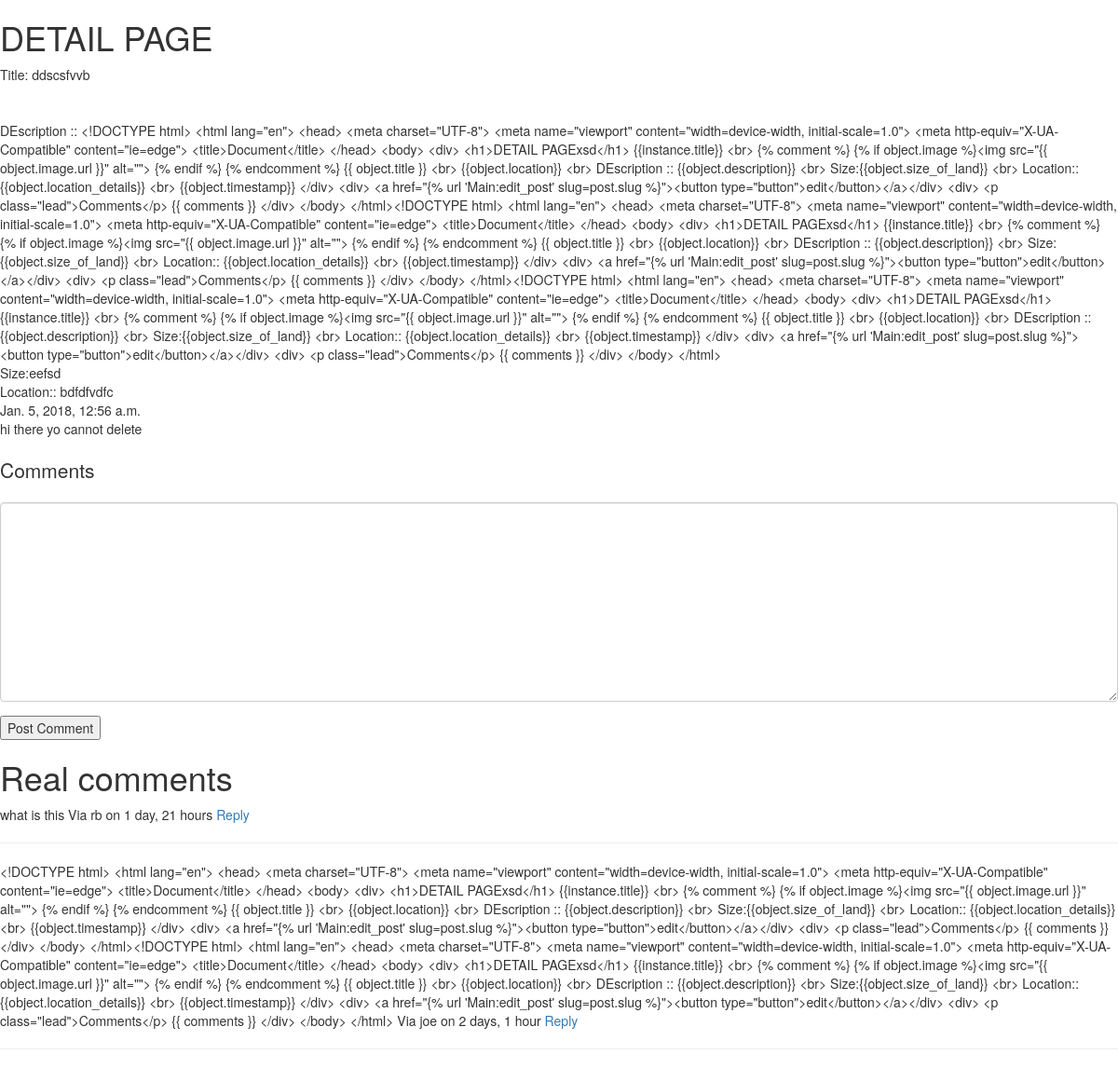
Page /ddscsfvvb/ on the earlier database version.
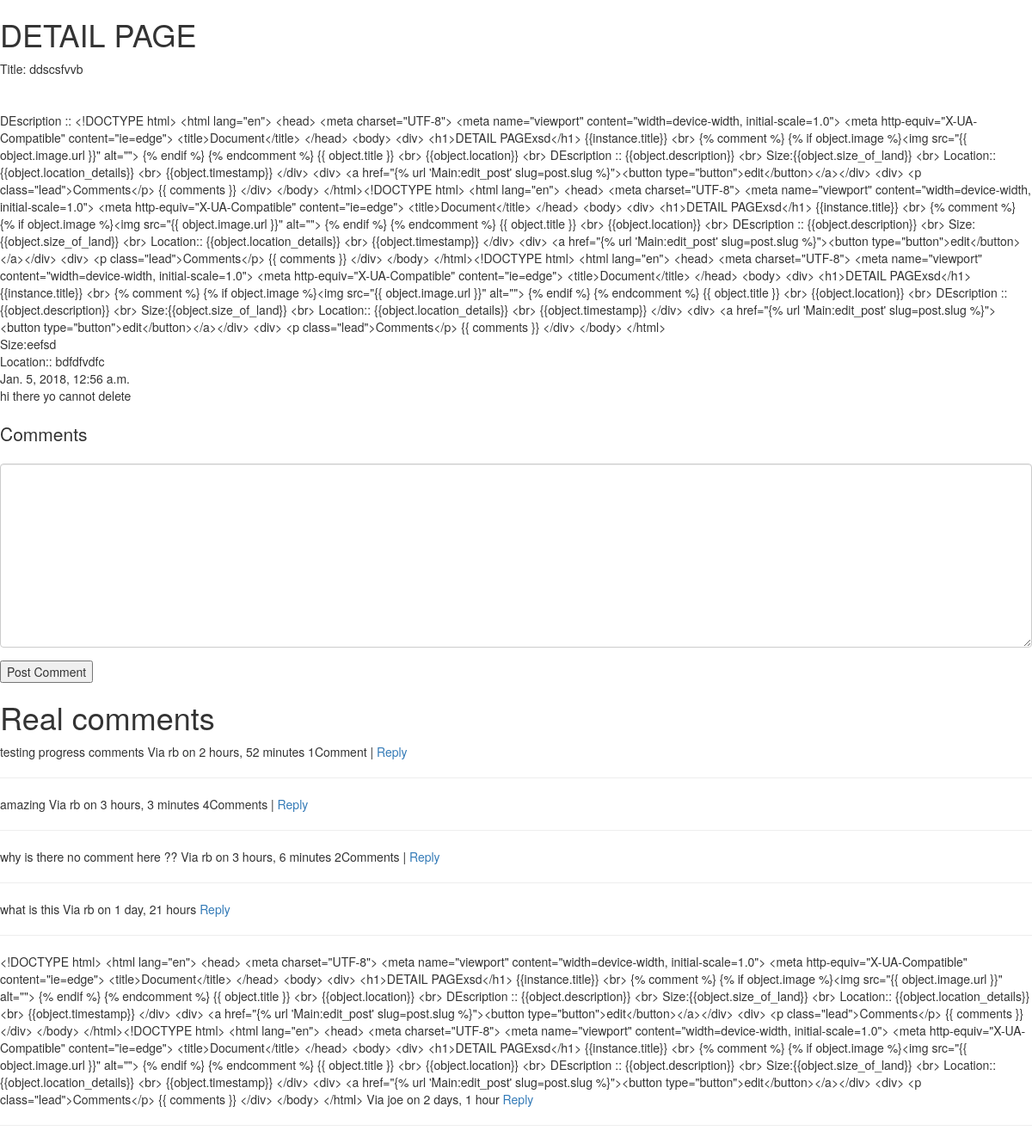
Same page on the later database version.
### Comments/models.py (models this page shows, shortened)
class Comment(models.Model):
    owner      = models.ForeignKey(User, on_delete=models.CASCADE)
    content_type = models.ForeignKey(ContentType, on_delete=models.CASCADE)
    object_id = models.PositiveIntegerField()
    content_object = GenericForeignKey('content_type', 'object_id')
    parent = models.ForeignKey("self",blank=True, null=True)
    content   =  models.TextField()
    timestamp = models.DateTimeField(auto_now=False, auto_now_add=True)
    objects = CommentManager()
    class Meta:
        ordering = ['-timestamp']
    def children(self):
        return Comment.objects.filter(parent=self)

### Main/views.py (the view, shortened to what this page needs)
# urls.py: url(r'^(?P<slug>[\w-]+)/$', post_detail, name='post_detail'),
def post_detail(request,slug=None):#   showing details
    instance = get_object_or_404(Post, slug=slug)
    initial_data = {
        "content_type":instance.get_content_type,
        "object_id":instance.id
    }
    form = CommentForm(request.POST or None, initial=initial_data)
    comments = instance.comments#Comment.objects.filter_by_instance(instance)
    context = {
        "instance": instance,
        "comments":comments,
        "comment_form":form,
    }
    template_name = 'Main/detail.html'
    return render(request,template_name, context)

### Comments/forms.py
class CommentForm(forms.Form):
    content_type = forms.CharField(widget=forms.HiddenInput)
    object_id = forms.IntegerField(widget=forms.HiddenInput)
    content = forms.CharField(label='',widget=forms.Textarea)

### Comments/models.py (called while the page is built)
    def filter_by_instance(self,instance):
        content_type = ContentType.objects.get_for_model(instance.__class__)# instance.__class__ a way to get python's class
        obj_id = instance.id
        qs = super(CommentManager,self).filter(content_type=content_type,object_id=obj_id).filter(parent=None)
        return qs

### Main/models.py (called while the page is built)
    @property
    def comments(self):
        instance = self
        qs = Comment.objects.filter_by_instance(instance)
        return qs

    @property
    def get_content_type(self):
        instance = self
        content_type = ContentType.objects.get_for_model(instance.__class__)
        return content_type

### Main/templates/Main/detail.html (shortened to what this page needs)
{% load crispy_forms_tags %}
<!DOCTYPE html>
<html lang="en">
<head>
<link rel="stylesheet" href="https://maxcdn.bootstrapcdn.com/bootstrap/3.3.7/css/bootstrap.min.css">
<link rel="stylesheet" href="https://maxcdn.bootstrapcdn.com/bootstrap/3.3.7/css/bootstrap-theme.min.css">
</head>
<body>
    <div>
            <h1>DETAIL PAGE</h1>
           Title:
            {{instance.title}} <br>
          <br>
            {{instance.location}} <br>
           DEscription :: {{instance.description}} <br>
            Size:{{instance.size_of_land}} <br>
          Location::  {{instance.location_details}} <br>
            {{instance.timestamp}}
    </div>
    {% if not request.user.is_staff or not request.user.is_superuser %}
       <p>hi there yo cannot delete</p>
       {% else %}
       <div> <a href="{{instance.get_edit_url }}"><button type="button">edit</button></a></div>
    {% endif %}
<div>
   <h1> <p class="lead">Comments</p> </h1>
  <form action="" method="POST"> {% csrf_token %}
        {{comment_form|crispy }}
        <input type="submit" value="Post Comment">
  </form>
  <h1> Real comments</h1>
    {% for comment in  comments %}
        {{ comment.content }}
        Via {{ comment.owner}} on {{ comment.timestamp|timesince }}
        {% if comment.children.count > 0 %} {{comment.children.count}}Comment{% if comment.children.count > 1 %}s{% endif %} |
        {% endif %}
       <a class="comment-reply-btn" href="#">Reply</a>
        <hr>
    {% endfor %}
</div>
</body>
</html>

Differences in the rows shown:
added Comment: content "testing progress comments", owner "rb", timestamp "2 hours, 52 minutes", children.count "1"
added Comment: content "amazing", owner "rb", timestamp "3 hours, 3 minutes", children.count "4"
added Comment: content "why is there no comment here ??", owner "rb", timestamp "3 hours, 6 minutes", children.count "2"
